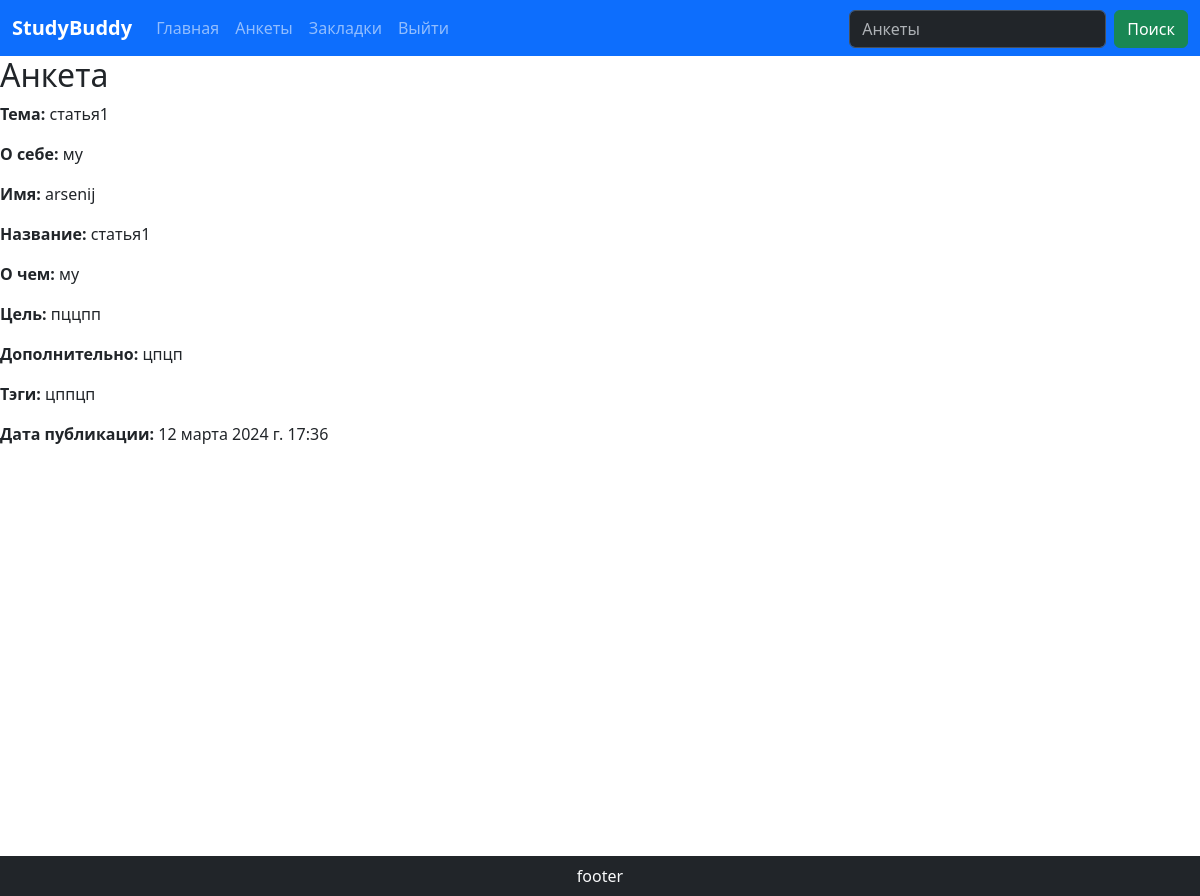
/posts/1, run on the app's committed database.
### postsapp/models.py (models this page shows, shortened)
class Post(models.Model):
    author = models.ForeignKey(User, on_delete=models.CASCADE)
    title = models.CharField(max_length=70)
    about = models.CharField(max_length=250)
    goalperson = models.CharField(max_length=250)
    additional = models.CharField(max_length=150)
    tags = models.CharField(max_length=30)
    created_date = models.DateTimeField(default=timezone.now)
    published_date = models.DateTimeField(blank=True, null=True)

### postsapp/views.py (the view)
# urls.py: path("<int:pk>", views.postsDetailView.as_view(), name="posts-detail"),
class postsDetailView(DetailView):
    model = Post
    template_name = 'postsapp/postsDetailViewTemplate.html'
    context_object_name = 'post'
    def get_context_data(self, **kwargs):
        context = super().get_context_data(**kwargs)
        context['title'] = context['post'].title
        return context

### postsapp/templates/postsapp/postsDetailViewTemplate.html
{% extends 'layout.html' %}
{% block body %}
    <div>
    <h2>Анкета</h2>
    <p><b>Тема:</b> {{ post.title }}</p>
    <p><b>О себе:</b> {{post.about}}</p>
    <p><b>Имя:</b> {{post.author}}</p>
    <p><b>Название:</b> {{post.title}}</p>
    <p><b>О чем:</b> {{post.about}}</p>
    <p><b>Цель:</b> {{post.goalperson}}</p>
    <p><b>Дополнительно:</b> {{post.additional}}</p>
    <p><b>Тэги:</b> {{post.tags}}</p>
    <p><b>Дата публикации:</b> {{post.published_date}} </p>
    </div>
{% endblock %}

### data on the page
Post: title "статья1", about "му", author "arsenij", goalperson "пццпп", additional "цпцп", tags "цппцп", published_date "12 марта 2024 г. 17:36"
